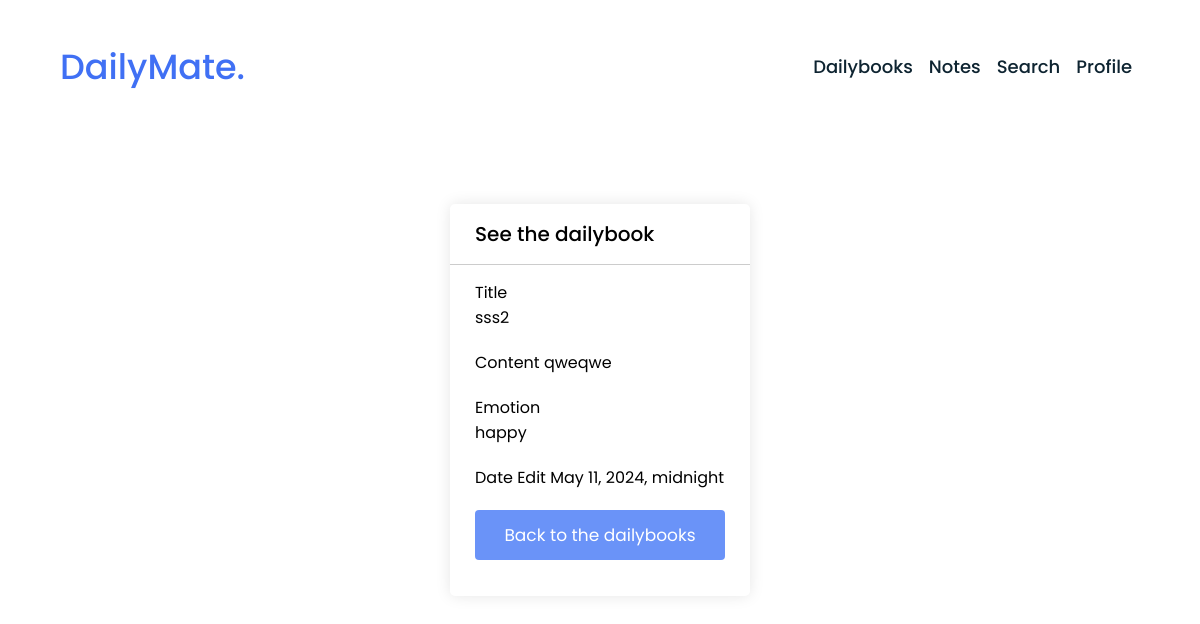
Before: /www/daily-book/30/ (signed in) with the older database file.
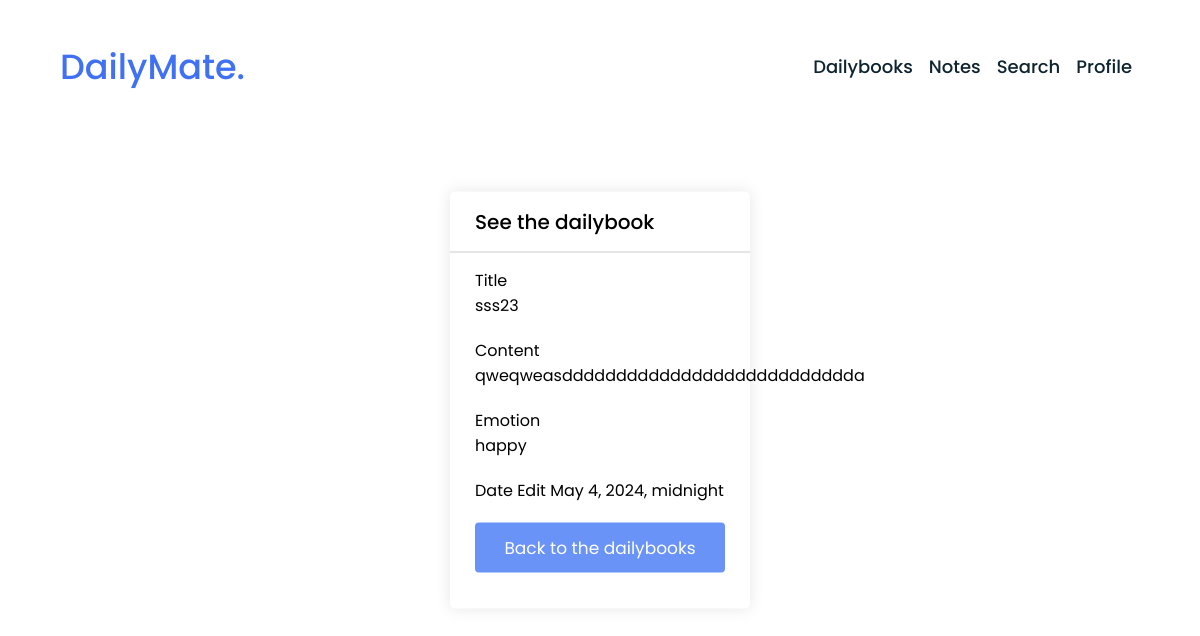
After: the same page with the newer database file.
### dailybook/models.py (models this page shows, shortened)
class Dailybook(models.Model):
    author = models.ForeignKey(User, on_delete=models.CASCADE)  # добавьте это поле
    title = models.CharField(max_length=100)
    content = models.TextField()
    emotion_choices = [
        ('happy', 'Happy'),
        ('sad', 'Sad'),
        ('angry', 'Angry'),
        ('neutral', 'Neutral'),
    ]
    emotion = models.CharField(max_length=10, choices=emotion_choices)
    date_edit = models.DateTimeField()

### dailybook/views.py (the view)
# urls.py: path('<str:username>/daily-book/<int:pk>/', DailybookDetailView.as_view(), name='dailybook_detail'),
class DailybookDetailView(LoginRequiredMixin, DetailView):
    model = Dailybook
    template_name = 'main/dailybook_detail.html'
    def dispatch(self, request, *args, **kwargs):
        username = kwargs.get('username')
        if request.user.username != username:
            return render(request, 'error/access_denied.html', status=403)
        return super().dispatch(request, *args, **kwargs)

### dailybook/templates/main/dailybook_detail.html (shortened to what this page needs)
{% extends 'base.html' %}
{% load static %}
{% block head %}
  <link rel="stylesheet" href="{% static 'css/note_form.css' %}">
{% endblock %}
{% block content %}
  <div class="popup-box">
    <div class="popup">
      <div class="content">
        <header>
          <p>See the dailybook</p>
        </header>
        <form method="post">
          <div class="row title">
            <label for="id_title">Title</label>
            <p>{{ object.title }}</p>
          </div>
          <div class="row description">
            <label for="id_content">Content</label>
            {{ object.content }}
          </div>
          <div class="row emotion">
            <label for="id_emotion">Emotion</label>
            <br>
            {{ object.emotion }}
          </div>
          <div class="row date_edit">
            <label for="id_date_edit">Date Edit</label>
            {{ object.date_edit }}
          </div>
          <button type="button" onclick="window.location.href='{% url 'dailybook_list' username=request.user.username %}'">Back to the dailybooks</button>
        </form>
      </div>
    </div>
  </div>
{% endblock %}

### dailybook/templates/base.html (shortened to what this page needs)
<!DOCTYPE html>
<html lang="en">
<head>
    {% load static %}
    <link rel="stylesheet" href="{% static 'css/profile.css' %}">
    {% block head %}
    {% endblock %}
</head>
<body>
    <header>
    <nav>
        <ul>
            {% if request.user.is_authenticated %}
            <nav>
            <div class="navbar">
              <div class="logo"><a href="{% url 'dailybook_list' username=request.user.username %}">DailyMate.</a></div>
              <ul class="menu">
                <li><a href="{% url 'dailybook_list' username=request.user.username %}">Dailybooks</a></li>
                <li><a href="{% url 'note_list' username=request.user.username %}">Notes</a></li>
                <li><a href="{% url 'search_results'%}">Search</a></li>
                <li><a href="{% url 'profile'%}">Profile</a></li>
              </ul>
            </div>
          </nav>
            {% endif %}
        </ul>
    </nav>
    </header>
    <main>
        {% block content %}{% endblock %}
    </main>
</body>
</html>

### dailybook/static/css/profile.css (style rules this page uses)
* { margin: 0; padding: 0; box-sizing: border-box; text-decoration: none; scroll-behavior: smooth; }
nav { position: relative; width: 100%; padding: 20px 0; z-index: 998; transition: all 0.3s ease; font-family: 'Ubuntu', sans-serif; }
nav .navbar { width: 90%; display: flex; justify-content: space-between; align-items: center; margin: auto; }
nav .navbar .logo a { font-weight: 500; font-size: 35px; color: #4070f4; }
nav .navbar .menu { display: flex; position: relative; }
nav .navbar .menu li { list-style: none; margin: 0 8px; }
.navbar .menu a { font-size: 18px; font-weight: 500; color: #0E2431; padding: 6px 0; transition: all 0.4s ease; }

### dailybook/static/css/note_form.css (style rules this page uses)
* { margin: 0; padding: 0; box-sizing: border-box; font-family: 'Poppins', sans-serif; }
.content { width: 300px; padding-bottom: 1px; }
.popup .content { border-radius: 5px; background: #fff; width: 300px; box-shadow: 0 0 15px rgba(0,0,0,0.1); }
.content header { display: flex; align-items: center; justify-content: space-between; padding: 15px 25px; border-bottom: 1px solid #ccc; }
.content header p { font-size: 20px; font-weight: 500; margin: 0; }
.content form { margin: 15px 25px 35px; }
.content form .row { margin-bottom: 20px; }
form button { width: 100%; height: 50px; color: #fff; outline: none; border: none; cursor: pointer; font-size: 17px; border-radius: 4px; background: #6A93F8; }
.popup-box { position: absolute; top: 50%; left: 50%; transform: translate(-50%, -50%); z-index: 2; }
.popup-box .popup { width: 300px; }
.content { width: 100%; }

Changed rows visible on the page:
changed Dailybook "happy": title "sss2" → "sss23"; content "qweqwe" → "qweqweasddddddddddddddddddddddddddda"; date_edit "May 11, 2024, midnight" → "May 4, 2024, midnight"
